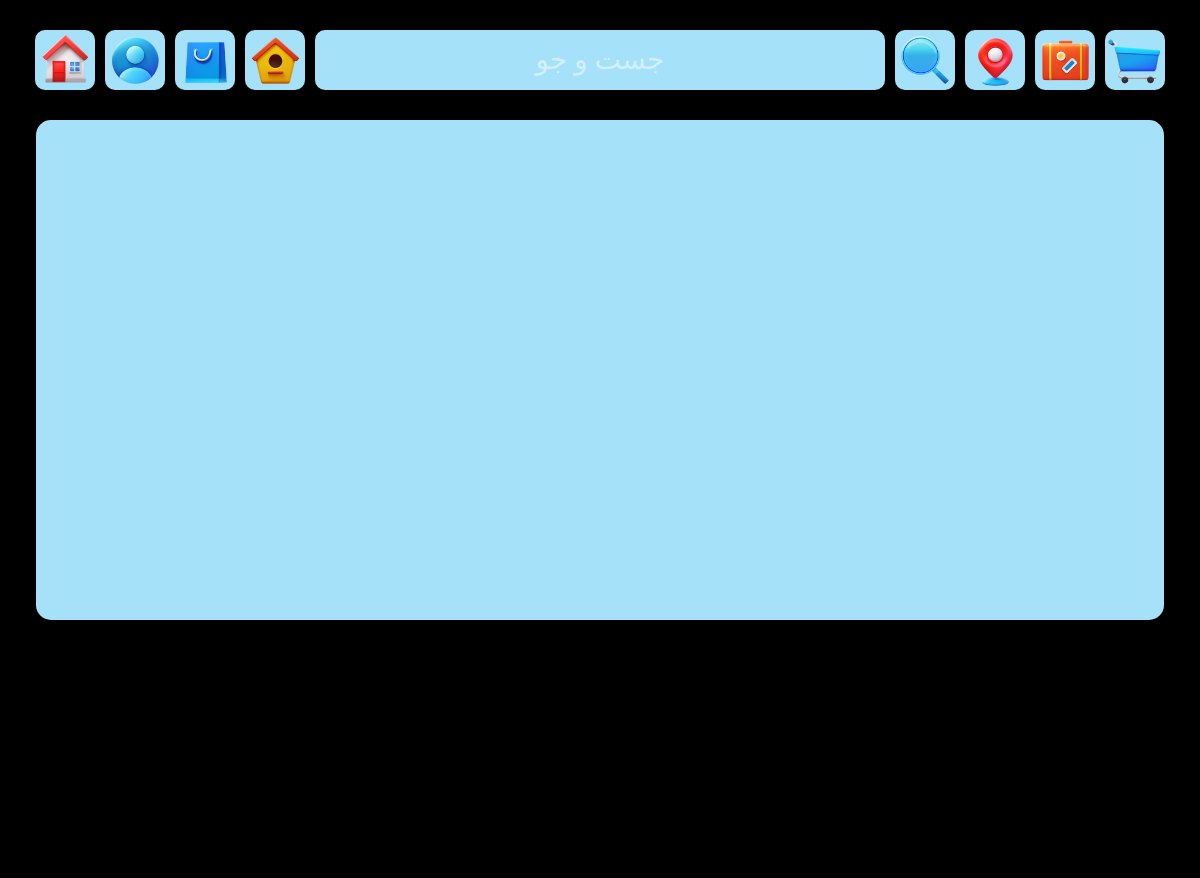
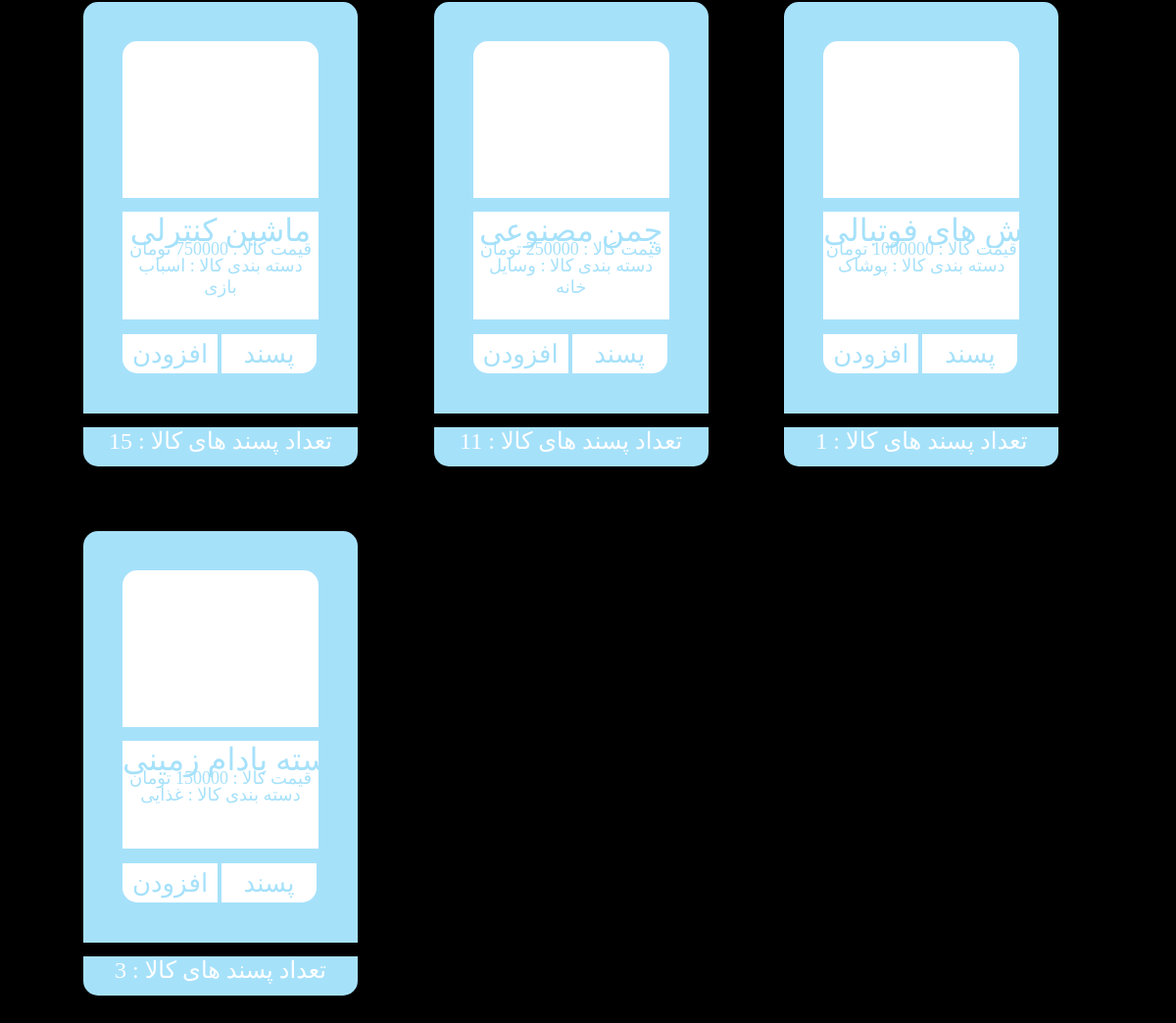
Before: / with the older database file (2 pictures, top to bottom).
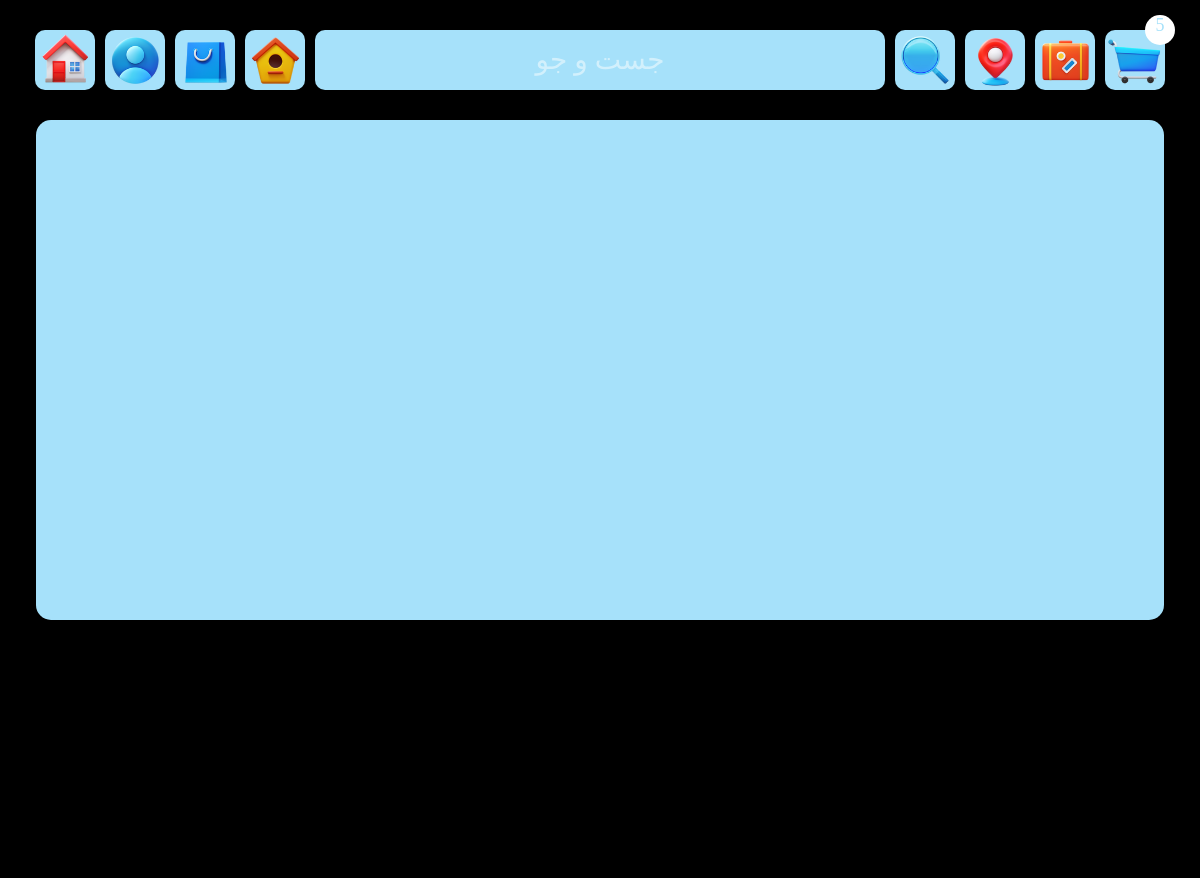
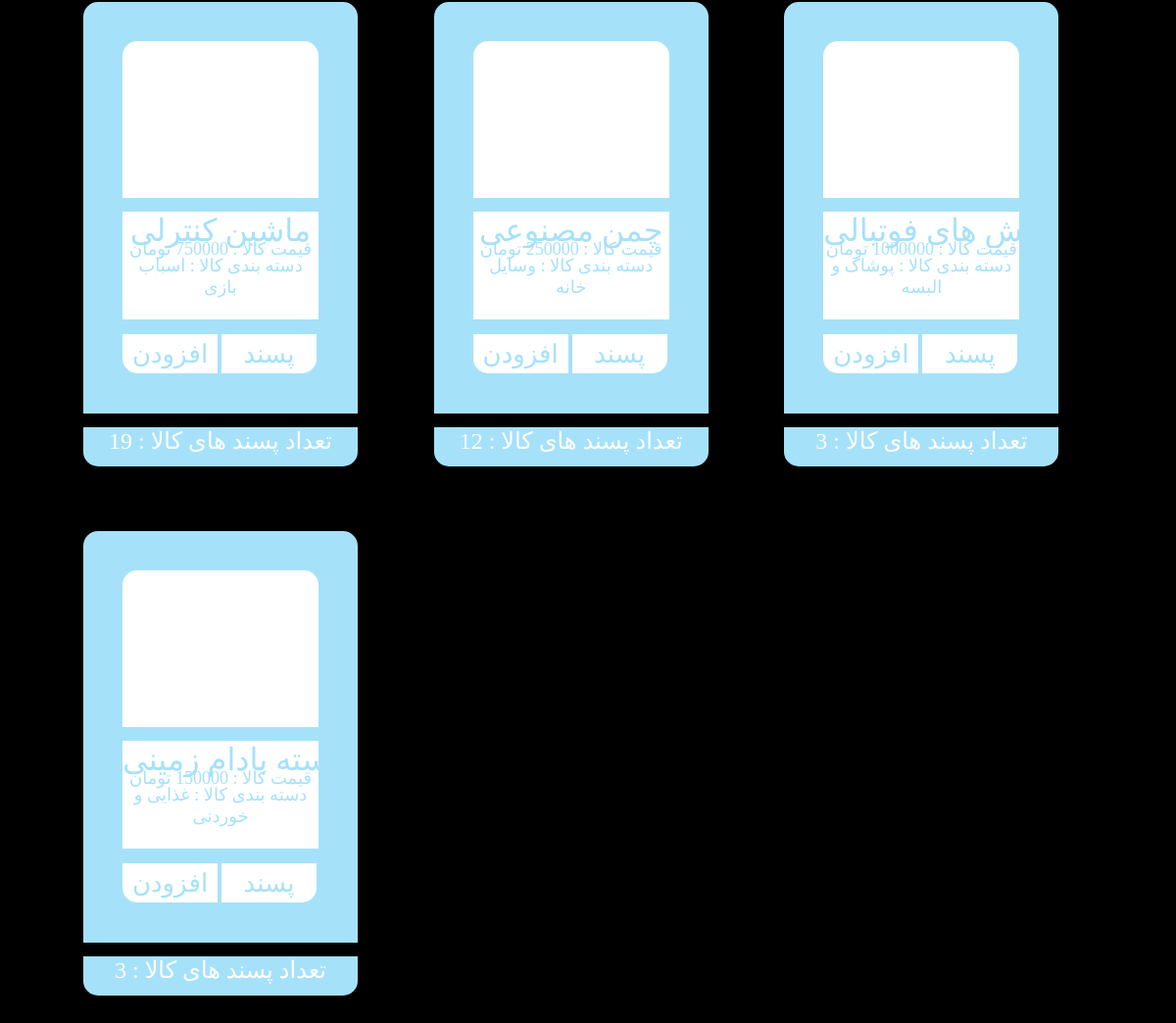
After: the same page with the newer database file (2 pictures, top to bottom).
### Branch/models.py (models this page shows, shortened)
class Product(models.Model):
	status =  (
		("d", "Draft"),
		("p", "Publish")
	)
	name = models.CharField(max_length = 20, null = True, unique=True)
	price = models.PositiveIntegerField(validators=[MaxValueValidator(1000000000)], null = True)
	category = models.CharField(max_length = 50, null = True)
	likes = models.CharField(max_length = 1000, null = True)
	image = models.ImageField(null=True, upload_to = "Images")
	publish = models.DateTimeField(default = timezone.now)
	created = models.DateTimeField(auto_now_add = True)
	created = models.DateTimeField(auto_now = True)
	status = models.CharField(max_length = 1, choices = status)

### Branch/views.py (the view, shortened to what this page needs)
# urls.py: path('', home, name="home"),
def home(request):
	global dict_of_cart_products
	count = Cart.objects.filter(status="p").count() #count is method which can calculate number of objects!
	context = {
	"Categories": Categorie.objects.filter(status="p").order_by("-publish")[:4],
	"Products": Product.objects.filter(status="p").order_by("-publish")[:4],
	"Count" : count,
	}
	return render(request, "index.html", context)

### Branch/templates/index.html (shortened to what this page needs)
{% load static %}
<!DOCTYPE html>
<html>
    <head>
        <link href="https://unpkg.com/aos@2.3.1/dist/aos.css" rel="stylesheet">
        <link rel="stylesheet" href="{% static 'css/index.css' %}">
    </head>
    <body>
      <div data-aos="fade-down" id="toolbar-icon-container">
        <a href="/"><div id="toolbar">
          <img title="Home" id="icon" src="{% static 'img/icon/toolbar/home.png' %}">
        </div></a>
        <a href="/"><div id="toolbar">
          <img title="Register" id="icon" src="{% static 'img/icon/toolbar/register.png' %}">
        </div></a>
        <a href="/offer"><div id="toolbar">
          <img title="Offer" id="icon" src="{% static 'img/icon/toolbar/sell.png' %}">
        </div></a>
        <a href="/"><div id="toolbar">
          <img title="Dashboard" id="icon" src="{% static 'img/icon/toolbar/offers.png' %}">
        </div></a>
        <input type="text" placeholder="جست و جو" id="search-bar">
        <div onclick="load_search()" id="toolbar">
          <img title="Search" id="icon" onclick="load_search()" src="{% static 'img/icon/toolbar/search.png' %}">
        </div>
        <div onclick="load_location()" id="toolbar">
          <img title="Location" id="icon" onclick="load_location()" src="{% static 'img/icon/toolbar/location.png' %}">
        </div>
        <a href="/products"><div id="toolbar">
          <img title="Products" id="icon" src="{% static 'img/icon/toolbar/products.png' %}">
        </div></a>
        <a href="/cart"><div id="toolbar">
          <img title="Cart" id="icon" src="{% static 'img/icon/toolbar/cart.png' %}">
          {% if Count > 0 %}
            <div id="cart-product-count">{{Count}}</div>
          {% endif %}
        </div></a>
      </div>
      <div data-aos="fade-down" id="main-news-board"></div>
      <div data-aos="fade-up" data-aos-duration="750" id="product-container">
        {% for Product in Products %}
          <div id="product-structure">
            <img id="product-image" src="{{Product.image.url}}">
            <form method="POST" enctype="multipart/form-data">
              <div id="product-data-container">
                <input type="text" name="product-name" id="product-title" value="{{Product.name}}" readonly>
                <p name="product-price" id="product-price">قیمت کالا : {{Product.price}} تومان</p>
                <p name="product-category" id="product-category">دسته بندی کالا : {{Product.category}}</p>
              </div>
              <button title="Add" name="add-product-button" id="add-product-button">افزودن</button>
              <button title="Like" name="like-product-button" id="like-product-button">پسند</button>
            </form>
            <div id="product-likes-section">تعداد پسند های کالا : {{Product.likes}}</div>
          </div>
        {% endfor %}
      </div>
    </body>
</html>

### Branch/static/css/index.css (style rules this page uses)
* { padding:0px; margin:0px; }
:root { --main-bg-color:#A6E1FA; --main-darker-bg-color: #C8F5FF; }
::placeholder { color:white; opacity:0.5; }
a { text-decoration:none; color:white; }
Body { background-color:black; user-select:none; }
#toolbar-icon-container { justify-content:center; display:flex; margin:10px auto; width:95%; }
#toolbar { width:60px; height:60px; border-radius:10px; background:var(--main-bg-color); margin:20px 5px; transition:0.2s; cursor:pointer; }
#icon { width:55px; height:55px; margin:3px 3px; transition:0.2s; cursor:pointer; }
#search-bar { width:49%; height:60px; margin:20px 5px; background:var(--main-bg-color); border:none; border-radius:10px; padding-left:30px; padding-right:30px; text-align:center; font-family:Aviny; font-size:28px; color:white; }
#cart-product-count { width:30px; height:30px; background:white; border-radius:40px; font-family:Aviny; font-size:18px; color:var(--main-bg-color); text-align:center; margin:-80px 40px; }
#main-news-board { width:92.5%; height:500px; border-radius:15px; background:var(--main-bg-color); margin:10px auto; }
#product-container { justify-content:center; margin:200px auto; width:95%; }
#product-structure { width:280px; height:420px; border-radius:15px 15px 0 0; background:var(--main-bg-color); display:inline-block; margin:60px 18.68px; }
#product-data-container { background-color:white; width:200px; height:110px; margin:-30px 40px; }
#product-image { width:200px; height:160px; border-radius:15px 15px 0px 0px; margin:40px 40px; }
#product-title { font-family:Aviny; font-size:32px; color:var(--main-bg-color); background:transparent; border:none; width:200px; text-align:center; margin:0px 0px; cursor:default; }
#product-price { font-family:Aviny; font-size:18px; color:var(--main-bg-color); background:transparent; border:none; width:200px; text-align:center; margin:-10px 0px; cursor:default; }
#product-category { font-family:Aviny; font-size:18px; color:var(--main-bg-color); background:transparent; border:none; width:200px; text-align:center; margin:5px 0px; cursor:default; }
#add-product-button { width:97px; height:40px; border-radius:0px 0px 0px 15px; background:white; border:none; font-family:Aviny; font-size:26px; color:var(--main-bg-color); margin-left:40px; margin-top:45px; transition:0.5s; cursor:pointer; }
#like-product-button { width:97px; height:40px; border-radius:0px 0px 15px 0px; background:white; border:none; font-family:Aviny; font-size:26px; color:var(--main-bg-color); margin-top:45px; transition:0.5s; cursor:pointer; }
#product-likes-section { width:280px; height:40px; margin-top:55px; background:var(--main-bg-color); border-radius:0 0 15px 15px; font-family:Aviny; font-size:24px; color:white; text-align:center; cursor:default; }
@media only screen and (max-width: 1200px) { #main-news-board { width:94%; } }
@media only screen and (max-width: 1200px) { #product-structure { margin-left:55px; } }

Changed rows visible on the page:
changed Product "اسباب بازی": likes "15" → "19"
changed Product "وسایل خانه": likes "11" → "12"
changed Product "کفش های فوتبالی": category "پوشاک" → "پوشاک و البسه"; likes "1" → "3"
changed Product "بسته بادام زمینی": category "غذایی" → "غذایی و خوردنی"
Other visible differences:
{{ Count }}: (not shown) → "5"
